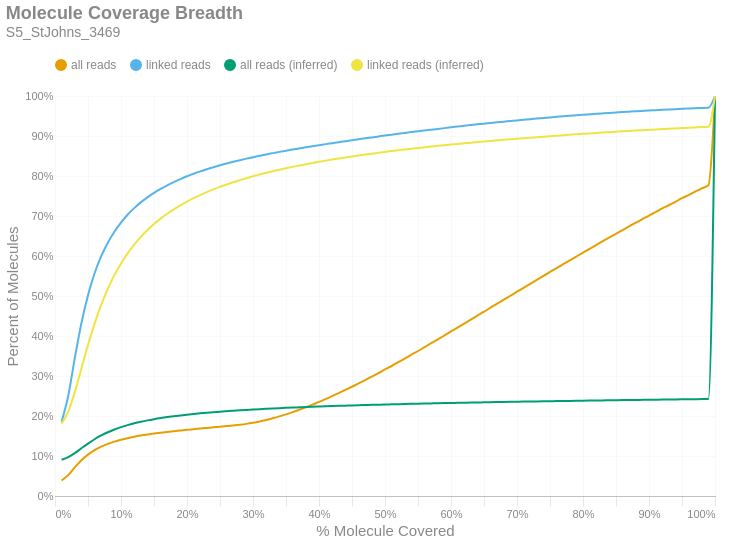

Here is the notebook cell this chart was saved with:
### Markdown cell above
### Molecule Read Coverage
This chart shows molecule coverage breadth as computed by the number of bases aligned to that molecule. In other words, "*how much of each unique long molecule is actually sequenced/aligned?*" Keep in mind there is a distinction between sequences and alignments, since some sequences belonging to a particular molecule may not align well and wouldn't appear in the alignment data. This chart also shows molecule coverage breadth as computed by the *inferred fragment* from which the aligned sequences originate. Unlike read coverage, this calculation takes into account the total insert size, including unsequenced gaps between the forward and reverse reads. Like the previous figures, these are cumulative percents.

### Code cell
if SKIPLR:
    print_html(f"Skipped")
else:
    binned_df = consolidated_hist(valids['coverage_bp'], mask, 0.01, True)
    binned_df_inf = consolidated_hist(valids['coverage_inserts'], mask, 0.01, True)
    binned_df = binned_df.with_columns(pl.lit(binned_df_inf['all reads (cumsum)']).alias('all reads (inferred)'))
    binned_df = binned_df.with_columns(pl.lit(binned_df_inf['linked reads (cumsum)']).alias('linked reads (inferred)'))
    binned_df = binned_df.with_columns(
        (pl.col('bin').cast(pl.Float64) + 0.01).alias('right_edge')
    )

    with SafeRender(binned_df):
        (
            density_plot(binned_df, 'Molecule Coverage Breadth', samplename, 'molcov', ['all reads (inferred)','linked reads (inferred)'])
            .encode(
                #x=alt.X('bin:Q', title="% Molecule Covered").axis(format = '%').scale(padding=0),
                x=alt.X('right_edge:Q', title="% Molecule Covered").axis(format='%').scale(padding=0),
                y=alt.Y('value:Q', title='Percent of Molecules')
                    .axis(format='%')
                    .stack(False)
                    .scale(domainMin=0, padding=0),
                color=alt.Color("key:N").scale(domain = ["all reads", "linked reads", "all reads (inferred)", "linked reads (inferred)"]),
                tooltip = [
                    alt.Tooltip("key:N", title = "Data Type"),
                    alt.Tooltip("range_label:N", title="% Molecule Covered"),
                    alt.Tooltip("value:Q", format = ".2%", title="% Molecules")
                ]
            )
        ).display()

### Figure 1 — Vega-Lite specification as saved in the notebook (floating-point values rounded to 4 significant figures)
{"width": "container", "height": 400, "config": {"title": {"anchor": "start", "dy": -15, "fontSize": 18, "color": "#888888", "subtitleColor": "#888888", "subtitleFontSize": 14}, "arc": {"fill": "#0072B2"}, "axis": {"domainColor": "#888888", "domainWidth": 0.5, "gridWidth": 0.2, "grid": false, "titleFontWeight": 400, "titleFontSize": 15, "labelFontSize": 11, "labelColor": "#888888", "tickColor": "#888888", "tickWidth": 0.2, "titleColor": "#888888"}, "axisBand": {"grid": false}, "axisX": {"grid": true, "tickSize": 10, "domainCap": "round"}, "axisY": {"domain": false, "grid": true, "tickSize": 0, "domainCap": "round"}, "background": "transparent", "header": {"labelFontSize": 15, "labelColor": "#888888", "titleFontSize": 15, "titleFontWeight": 600, "titleColor": "#888888"}, "legend": {"labelFont": "sans-serif", "labelFontSize": 12, "labelColor": "#888888", "symbolSize": 100, "symbolType": "circle", "titleFontSize": 12, "titlePadding": 10, "titleColor": "#888888", "title": null, "orient": "top"}, "range": {"category": ["#E69F00", "#56B4E9", "#009E73", "#F0E442", "#0072B2", "#D55E00", "#CC79A7", "#000000"], "diverging": ["#cfe8f3", "#a2d4ec", "#73bfe2", "#46abdb", "#1696d2", "#12719e"]}, "area": {"fill": "#0072B2", "fillOpacity": 0.7, "line": true, "strokeOpacity": 0.7}, "line": {"color": "#0072B2", "stroke": "#0072B2", "strokeWidth": 2}, "trail": {"color": "#0072B2", "stroke": "#0072B2", "strokeWidth": 0, "size": 1}, "point": {"filled": true, "fillOpacity": 1.0, "size": 95}, "text": {"color": "#888888", "fontSize": 11, "align": "right", "fontWeight": 400, "size": 11}, "bar": {"fill": "#0072B2", "stroke": null}, "view": {"stroke": null, "continuousWidth": 660, "continuousHeight": 400}}, "data": {"name": "data-e1f10a88927af6122169a20fdfe0f39d"}, "mark": {"type": "line", "interpolate": "monotone", "point": {"opacity": 0, "size": 275}}, "encoding": {"color": {"field": "key", "scale": {"domain": ["all reads", "linked reads", "all reads (inferred)", "linked reads (inferred)"]}, "type": "nominal"}, "tooltip": [{"field": "key", "title": "Data Type", "type": "nominal"}, {"field": "range_label", "title": "% Molecule Covered", "type": "nominal"}, {"field": "value", "format": ".2%", "title": "% Molecules", "type": "quantitative"}], "x": {"axis": {"format": "%"}, "field": "right_edge", "scale": {"padding": 0}, "title": "% Molecule Covered", "type": "quantitative"}, "y": {"axis": {"format": "%"}, "field": "value", "scale": {"domainMin": 0, "padding": 0}, "stack": false, "title": "Percent of Molecules", "type": "quantitative"}}, "params": [{"name": "param_c36ac31b6afebe62", "select": {"type": "point", "fields": ["key"]}, "bind": "legend"}], "title": {"text": "Molecule Coverage Breadth", "subtitle": "S5_StJohns_3469"}, "transform": [{"fold": ["all reads (cumsum)", "linked reads (cumsum)", "all reads (inferred)", "linked reads (inferred)"]}, {"calculate": "replace(datum.key, ' (cumsum)', '')", "as": "key"}, {"filter": {"param": "param_c36ac31b6afebe62"}}], "usermeta": {"embedOptions": {"downloadFileName": "S5_StJohns_3469.molcov"}}, "$schema": "https://vega.github.io/schema/vega-lite/v6.1.0.json", "datasets": {"data-e1f10a88927af6122169a20fdfe0f39d": [{"bin": "0.0", "interval": "0.0-0.01", "all reads": 0.03881, "linked reads": 0.1859, "all reads (cumsum)": 0.03881, "linked reads (cumsum)": 0.1859, "range_label": "0.0-0.01", "all reads (inferred)": 0.09061, "linked reads (inferred)": 0.1805, "right_edge": 0.01}, {"bin": "0.01", "interval": "0.01-0.02", "all reads": 0.01332, "linked reads": 0.0642, "all reads (cumsum)": 0.05213, "linked reads (cumsum)": 0.2501, "range_label": "0.01-0.02", "all reads (inferred)": 0.09708, "linked reads (inferred)": 0.2108, "right_edge": 0.02}, {"bin": "0.02", "interval": "0.02-0.03", "all reads": 0.01932, "linked reads": 0.09469, "all reads (cumsum)": 0.07145, "linked reads (cumsum)": 0.3448, "range_label": "0.02-0.03", "all reads (inferred)": 0.1071, "linked reads (inferred)": 0.2596, "right_edge": 0.03}, {"bin": "0.03", "interval": "0.03-0.04", "all reads": 0.01777, "linked reads": 0.08729, "all reads (cumsum)": 0.08922, "linked reads (cumsum)": 0.432, "range_label": "0.03-0.04", "all reads (inferred)": 0.1192, "linked reads (inferred)": 0.3189, "right_edge": 0.04}, {"bin": "0.04", "interval": "0.04-0.05", "all reads": 0.01425, "linked reads": 0.0701, "all reads (cumsum)": 0.1035, "linked reads (cumsum)": 0.5021, "range_label": "0.04-0.05", "all reads (inferred)": 0.1311, "linked reads (inferred)": 0.3775, "right_edge": 0.05}, {"bin": "0.05", "interval": "0.05-0.06", "all reads": 0.01113, "linked reads": 0.05466, "all reads (cumsum)": 0.1146, "linked reads (cumsum)": 0.5568, "range_label": "0.05-0.06", "all reads (inferred)": 0.1419, "linked reads (inferred)": 0.431, "right_edge": 0.06}, {"bin": "0.06", "interval": "0.06-0.07", "all reads": 0.008699, "linked reads": 0.04268, "all reads (cumsum)": 0.1233, "linked reads (cumsum)": 0.5995, "range_label": "0.06-0.07", "all reads (inferred)": 0.1513, "linked reads (inferred)": 0.4776, "right_edge": 0.07}, {"bin": "0.07", "interval": "0.07-0.08", "all reads": 0.00689, "linked reads": 0.03375, "all reads (cumsum)": 0.1302, "linked reads (cumsum)": 0.6332, "range_label": "0.07-0.08", "all reads (inferred)": 0.1594, "linked reads (inferred)": 0.518, "right_edge": 0.08}, {"bin": "0.08", "interval": "0.08-0.09", "all reads": 0.005638, "linked reads": 0.02754, "all reads (cumsum)": 0.1358, "linked reads (cumsum)": 0.6608, "range_label": "0.08-0.09", "all reads (inferred)": 0.1663, "linked reads (inferred)": 0.5521, "right_edge": 0.09}, {"bin": "0.09", "interval": "0.09-0.1", "all reads": 0.004706, "linked reads": 0.02285, "all reads (cumsum)": 0.1405, "linked reads (cumsum)": 0.6836, "range_label": "0.09-0.1", "all reads (inferred)": 0.1722, "linked reads (inferred)": 0.5812, "right_edge": 0.1}, {"bin": "0.1", "interval": "0.1-0.11", "all reads": 0.004023, "linked reads": 0.01952, "all reads (cumsum)": 0.1446, "linked reads (cumsum)": 0.7031, "range_label": "0.1-0.11", "all reads (inferred)": 0.1773, "linked reads (inferred)": 0.6066, "right_edge": 0.11}, {"bin": "0.11", "interval": "0.11-0.12", "all reads": 0.003424, "linked reads": 0.01655, "all reads (cumsum)": 0.148, "linked reads (cumsum)": 0.7197, "range_label": "0.11-0.12", "all reads (inferred)": 0.1817, "linked reads (inferred)": 0.6284, "right_edge": 0.12}, {"bin": "0.12", "interval": "0.12-0.13", "all reads": 0.002994, "linked reads": 0.01438, "all reads (cumsum)": 0.151, "linked reads (cumsum)": 0.7341, "range_label": "0.12-0.13", "all reads (inferred)": 0.1856, "linked reads (inferred)": 0.6477, "right_edge": 0.13}, {"bin": "0.13", "interval": "0.13-0.14", "all reads": 0.002616, "linked reads": 0.01246, "all reads (cumsum)": 0.1536, "linked reads (cumsum)": 0.7465, "range_label": "0.13-0.14", "all reads (inferred)": 0.189, "linked reads (inferred)": 0.6649, "right_edge": 0.14}, {"bin": "0.14", "interval": "0.14-0.15", "all reads": 0.002382, "linked reads": 0.01118, "all reads (cumsum)": 0.156, "linked reads (cumsum)": 0.7577, "range_label": "0.14-0.15", "all reads (inferred)": 0.1921, "linked reads (inferred)": 0.68, "right_edge": 0.15}, {"bin": "0.15", "interval": "0.15-0.16", "all reads": 0.002144, "linked reads": 0.009991, "all reads (cumsum)": 0.1581, "linked reads (cumsum)": 0.7677, "range_label": "0.15-0.16", "all reads (inferred)": 0.1948, "linked reads (inferred)": 0.6935, "right_edge": 0.16}, {"bin": "0.16", "interval": "0.16-0.17", "all reads": 0.001999, "linked reads": 0.009122, "all reads (cumsum)": 0.1601, "linked reads (cumsum)": 0.7768, "range_label": "0.16-0.17", "all reads (inferred)": 0.1973, "linked reads (inferred)": 0.7056, "right_edge": 0.17}, {"bin": "0.17", "interval": "0.17-0.18", "all reads": 0.001833, "linked reads": 0.008096, "all reads (cumsum)": 0.1619, "linked reads (cumsum)": 0.7849, "range_label": "0.17-0.18", "all reads (inferred)": 0.1995, "linked reads (inferred)": 0.7167, "right_edge": 0.18}, {"bin": "0.18", "interval": "0.18-0.19", "all reads": 0.001727, "linked reads": 0.007432, "all reads (cumsum)": 0.1637, "linked reads (cumsum)": 0.7924, "range_label": "0.18-0.19", "all reads (inferred)": 0.2015, "linked reads (inferred)": 0.7267, "right_edge": 0.19}, {"bin": "0.19", "interval": "0.19-0.2", "all reads": 0.001691, "linked reads": 0.006959, "all reads (cumsum)": 0.1654, "linked reads (cumsum)": 0.7993, "range_label": "0.19-0.2", "all reads (inferred)": 0.2034, "linked reads (inferred)": 0.736, "right_edge": 0.2}, {"bin": "0.2", "interval": "0.2-0.21", "all reads": 0.001595, "linked reads": 0.006296, "all reads (cumsum)": 0.167, "linked reads (cumsum)": 0.8056, "range_label": "0.2-0.21", "all reads (inferred)": 0.2051, "linked reads (inferred)": 0.7445, "right_edge": 0.21}, {"bin": "0.21", "interval": "0.21-0.22", "all reads": 0.001581, "linked reads": 0.005871, "all reads (cumsum)": 0.1685, "linked reads (cumsum)": 0.8115, "range_label": "0.21-0.22", "all reads (inferred)": 0.2067, "linked reads (inferred)": 0.7524, "right_edge": 0.22}, {"bin": "0.22", "interval": "0.22-0.23", "all reads": 0.001533, "linked reads": 0.00539, "all reads (cumsum)": 0.1701, "linked reads (cumsum)": 0.8169, "range_label": "0.22-0.23", "all reads (inferred)": 0.2082, "linked reads (inferred)": 0.7597, "right_edge": 0.23}, {"bin": "0.23", "interval": "0.23-0.24", "all reads": 0.001521, "linked reads": 0.005035, "all reads (cumsum)": 0.1716, "linked reads (cumsum)": 0.8219, "range_label": "0.23-0.24", "all reads (inferred)": 0.2096, "linked reads (inferred)": 0.7665, "right_edge": 0.24}, {"bin": "0.24", "interval": "0.24-0.25", "all reads": 0.001537, "linked reads": 0.004783, "all reads (cumsum)": 0.1731, "linked reads (cumsum)": 0.8267, "range_label": "0.24-0.25", "all reads (inferred)": 0.2109, "linked reads (inferred)": 0.7729, "right_edge": 0.25}, {"bin": "0.25", "interval": "0.25-0.26", "all reads": 0.001573, "linked reads": 0.004525, "all reads (cumsum)": 0.1747, "linked reads (cumsum)": 0.8312, "range_label": "0.25-0.26", "all reads (inferred)": 0.2121, "linked reads (inferred)": 0.7787, "right_edge": 0.26}, {"bin": "0.26", "interval": "0.26-0.27", "all reads": 0.001627, "linked reads": 0.004333, "all reads (cumsum)": 0.1763, "linked reads (cumsum)": 0.8355, "range_label": "0.26-0.27", "all reads (inferred)": 0.2132, "linked reads (inferred)": 0.7844, "right_edge": 0.27}, {"bin": "0.27", "interval": "0.27-0.28", "all reads": 0.001823, "linked reads": 0.004043, "all reads (cumsum)": 0.1782, "linked reads (cumsum)": 0.8396, "range_label": "0.27-0.28", "all reads (inferred)": 0.2143, "linked reads (inferred)": 0.7896, "right_edge": 0.28}, {"bin": "0.28", "interval": "0.28-0.29", "all reads": 0.002163, "linked reads": 0.003801, "all reads (cumsum)": 0.1803, "linked reads (cumsum)": 0.8434, "range_label": "0.28-0.29", "all reads (inferred)": 0.2153, "linked reads (inferred)": 0.7946, "right_edge": 0.29}, {"bin": "0.29", "interval": "0.29-0.3", "all reads": 0.002753, "linked reads": 0.003714, "all reads (cumsum)": 0.1831, "linked reads (cumsum)": 0.8471, "range_label": "0.29-0.3", "all reads (inferred)": 0.2163, "linked reads (inferred)": 0.7993, "right_edge": 0.3}, {"bin": "0.3", "interval": "0.3-0.31", "all reads": 0.003247, "linked reads": 0.003489, "all reads (cumsum)": 0.1863, "linked reads (cumsum)": 0.8506, "range_label": "0.3-0.31", "all reads (inferred)": 0.2172, "linked reads (inferred)": 0.8038, "right_edge": 0.31}, {"bin": "0.31", "interval": "0.31-0.32", "all reads": 0.003808, "linked reads": 0.003421, "all reads (cumsum)": 0.1901, "linked reads (cumsum)": 0.854, "range_label": "0.31-0.32", "all reads (inferred)": 0.218, "linked reads (inferred)": 0.8079, "right_edge": 0.32}, {"bin": "0.32", "interval": "0.32-0.33", "all reads": 0.00426, "linked reads": 0.003139, "all reads (cumsum)": 0.1944, "linked reads (cumsum)": 0.8572, "range_label": "0.32-0.33", "all reads (inferred)": 0.2188, "linked reads (inferred)": 0.812, "right_edge": 0.33}, {"bin": "0.33", "interval": "0.33-0.34", "all reads": 0.004654, "linked reads": 0.003156, "all reads (cumsum)": 0.199, "linked reads (cumsum)": 0.8603, "range_label": "0.33-0.34", "all reads (inferred)": 0.2196, "linked reads (inferred)": 0.8158, "right_edge": 0.34}, {"bin": "0.34", "interval": "0.34-0.35", "all reads": 0.0051, "linked reads": 0.002962, "all reads (cumsum)": 0.2041, "linked reads (cumsum)": 0.8633, "range_label": "0.34-0.35", "all reads (inferred)": 0.2204, "linked reads (inferred)": 0.8194, "right_edge": 0.35}, {"bin": "0.35", "interval": "0.35-0.36", "all reads": 0.005503, "linked reads": 0.002912, "all reads (cumsum)": 0.2096, "linked reads (cumsum)": 0.8662, "range_label": "0.35-0.36", "all reads (inferred)": 0.2211, "linked reads (inferred)": 0.8228, "right_edge": 0.36}, {"bin": "0.36", "interval": "0.36-0.37", "all reads": 0.005862, "linked reads": 0.002843, "all reads (cumsum)": 0.2155, "linked reads (cumsum)": 0.869, "range_label": "0.36-0.37", "all reads (inferred)": 0.2217, "linked reads (inferred)": 0.8261, "right_edge": 0.37}, {"bin": "0.37", "interval": "0.37-0.38", "all reads": 0.006222, "linked reads": 0.002752, "all reads (cumsum)": 0.2217, "linked reads (cumsum)": 0.8718, "range_label": "0.37-0.38", "all reads (inferred)": 0.2224, "linked reads (inferred)": 0.8293, "right_edge": 0.38}, {"bin": "0.38", "interval": "0.38-0.39", "all reads": 0.006526, "linked reads": 0.002628, "all reads (cumsum)": 0.2283, "linked reads (cumsum)": 0.8744, "range_label": "0.38-0.39", "all reads (inferred)": 0.223, "linked reads (inferred)": 0.8325, "right_edge": 0.39}, {"bin": "0.39", "interval": "0.39-0.4", "all reads": 0.006974, "linked reads": 0.002694, "all reads (cumsum)": 0.2352, "linked reads (cumsum)": 0.8771, "range_label": "0.39-0.4", "all reads (inferred)": 0.2236, "linked reads (inferred)": 0.8355, "right_edge": 0.4}, {"bin": "0.4", "interval": "0.4-0.41", "all reads": 0.007007, "linked reads": 0.002591, "all reads (cumsum)": 0.2422, "linked reads (cumsum)": 0.8797, "range_label": "0.4-0.41", "all reads (inferred)": 0.2243, "linked reads (inferred)": 0.8385, "right_edge": 0.41}, {"bin": "0.41", "interval": "0.41-0.42", "all reads": 0.00743, "linked reads": 0.002456, "all reads (cumsum)": 0.2497, "linked reads (cumsum)": 0.8821, "range_label": "0.41-0.42", "all reads (inferred)": 0.2248, "linked reads (inferred)": 0.8412, "right_edge": 0.42}, {"bin": "0.42", "interval": "0.42-0.43", "all reads": 0.007665, "linked reads": 0.002497, "all reads (cumsum)": 0.2573, "linked reads (cumsum)": 0.8846, "range_label": "0.42-0.43", "all reads (inferred)": 0.2254, "linked reads (inferred)": 0.8438, "right_edge": 0.43}, {"bin": "0.43", "interval": "0.43-0.44", "all reads": 0.007761, "linked reads": 0.002379, "all reads (cumsum)": 0.2651, "linked reads (cumsum)": 0.887, "range_label": "0.43-0.44", "all reads (inferred)": 0.2259, "linked reads (inferred)": 0.8463, "right_edge": 0.44}, {"bin": "0.44", "interval": "0.44-0.45", "all reads": 0.008091, "linked reads": 0.002411, "all reads (cumsum)": 0.2732, "linked reads (cumsum)": 0.8894, "range_label": "0.44-0.45", "all reads (inferred)": 0.2264, "linked reads (inferred)": 0.8489, "right_edge": 0.45}, {"bin": "0.45", "interval": "0.45-0.46", "all reads": 0.008301, "linked reads": 0.002475, "all reads (cumsum)": 0.2815, "linked reads (cumsum)": 0.8919, "range_label": "0.45-0.46", "all reads (inferred)": 0.2269, "linked reads (inferred)": 0.8513, "right_edge": 0.46}, {"bin": "0.46", "interval": "0.46-0.47", "all reads": 0.008397, "linked reads": 0.002406, "all reads (cumsum)": 0.2899, "linked reads (cumsum)": 0.8943, "range_label": "0.46-0.47", "all reads (inferred)": 0.2274, "linked reads (inferred)": 0.8536, "right_edge": 0.47}, {"bin": "0.47", "interval": "0.47-0.48", "all reads": 0.008654, "linked reads": 0.002161, "all reads (cumsum)": 0.2985, "linked reads (cumsum)": 0.8965, "range_label": "0.47-0.48", "all reads (inferred)": 0.2278, "linked reads (inferred)": 0.8559, "right_edge": 0.48}, {"bin": "0.48", "interval": "0.48-0.49", "all reads": 0.008473, "linked reads": 0.002306, "all reads (cumsum)": 0.307, "linked reads (cumsum)": 0.8988, "range_label": "0.48-0.49", "all reads (inferred)": 0.2283, "linked reads (inferred)": 0.8581, "right_edge": 0.49}, {"bin": "0.49", "interval": "0.49-0.5", "all reads": 0.009659, "linked reads": 0.002357, "all reads (cumsum)": 0.3167, "linked reads (cumsum)": 0.9011, "range_label": "0.49-0.5", "all reads (inferred)": 0.2287, "linked reads (inferred)": 0.8603, "right_edge": 0.5}, {"bin": "0.5", "interval": "0.5-0.51", "all reads": 0.008342, "linked reads": 0.002127, "all reads (cumsum)": 0.325, "linked reads (cumsum)": 0.9033, "range_label": "0.5-0.51", "all reads (inferred)": 0.2292, "linked reads (inferred)": 0.8623, "right_edge": 0.51}, {"bin": "0.51", "interval": "0.51-0.52", "all reads": 0.009484, "linked reads": 0.002213, "all reads (cumsum)": 0.3345, "linked reads (cumsum)": 0.9055, "range_label": "0.51-0.52", "all reads (inferred)": 0.2296, "linked reads (inferred)": 0.8643, "right_edge": 0.52}, {"bin": "0.52", "interval": "0.52-0.53", "all reads": 0.009197, "linked reads": 0.002099, "all reads (cumsum)": 0.3437, "linked reads (cumsum)": 0.9076, "range_label": "0.52-0.53", "all reads (inferred)": 0.23, "linked reads (inferred)": 0.8663, "right_edge": 0.53}, {"bin": "0.53", "interval": "0.53-0.54", "all reads": 0.009463, "linked reads": 0.002149, "all reads (cumsum)": 0.3532, "linked reads (cumsum)": 0.9097, "range_label": "0.53-0.54", "all reads (inferred)": 0.2304, "linked reads (inferred)": 0.8682, "right_edge": 0.54}, {"bin": "0.54", "interval": "0.54-0.55", "all reads": 0.009369, "linked reads": 0.002083, "all reads (cumsum)": 0.3625, "linked reads (cumsum)": 0.9118, "range_label": "0.54-0.55", "all reads (inferred)": 0.2308, "linked reads (inferred)": 0.87, "right_edge": 0.55}, {"bin": "0.55", "interval": "0.55-0.56", "all reads": 0.009739, "linked reads": 0.001984, "all reads (cumsum)": 0.3723, "linked reads (cumsum)": 0.9138, "range_label": "0.55-0.56", "all reads (inferred)": 0.2311, "linked reads (inferred)": 0.8718, "right_edge": 0.56}, {"bin": "0.56", "interval": "0.56-0.57", "all reads": 0.009712, "linked reads": 0.00195, "all reads (cumsum)": 0.382, "linked reads (cumsum)": 0.9157, "range_label": "0.56-0.57", "all reads (inferred)": 0.2315, "linked reads (inferred)": 0.8736, "right_edge": 0.57}, {"bin": "0.57", "interval": "0.57-0.58", "all reads": 0.00951, "linked reads": 0.00194, "all reads (cumsum)": 0.3915, "linked reads (cumsum)": 0.9177, "range_label": "0.57-0.58", "all reads (inferred)": 0.2319, "linked reads (inferred)": 0.8754, "right_edge": 0.58}, {"bin": "0.58", "interval": "0.58-0.59", "all reads": 0.009797, "linked reads": 0.002002, "all reads (cumsum)": 0.4013, "linked reads (cumsum)": 0.9197, "range_label": "0.58-0.59", "all reads (inferred)": 0.2322, "linked reads (inferred)": 0.8771, "right_edge": 0.59}, {"bin": "0.59", "interval": "0.59-0.6", "all reads": 0.01005, "linked reads": 0.002052, "all reads (cumsum)": 0.4113, "linked reads (cumsum)": 0.9217, "range_label": "0.59-0.6", "all reads (inferred)": 0.2326, "linked reads (inferred)": 0.8787, "right_edge": 0.6}, {"bin": "0.6", "interval": "0.6-0.61", "all reads": 0.00959, "linked reads": 0.001893, "all reads (cumsum)": 0.4209, "linked reads (cumsum)": 0.9236, "range_label": "0.6-0.61", "all reads (inferred)": 0.2329, "linked reads (inferred)": 0.8803, "right_edge": 0.61}, {"bin": "0.61", "interval": "0.61-0.62", "all reads": 0.01014, "linked reads": 0.001945, "all reads (cumsum)": 0.4311, "linked reads (cumsum)": 0.9256, "range_label": "0.61-0.62", "all reads (inferred)": 0.2332, "linked reads (inferred)": 0.8818, "right_edge": 0.62}, {"bin": "0.62", "interval": "0.62-0.63", "all reads": 0.009884, "linked reads": 0.001792, "all reads (cumsum)": 0.4409, "linked reads (cumsum)": 0.9274, "range_label": "0.62-0.63", "all reads (inferred)": 0.2336, "linked reads (inferred)": 0.8834, "right_edge": 0.63}, {"bin": "0.63", "interval": "0.63-0.64", "all reads": 0.009907, "linked reads": 0.001724, "all reads (cumsum)": 0.4508, "linked reads (cumsum)": 0.9291, "range_label": "0.63-0.64", "all reads (inferred)": 0.2339, "linked reads (inferred)": 0.8849, "right_edge": 0.64}, {"bin": "0.64", "interval": "0.64-0.65", "all reads": 0.009864, "linked reads": 0.001688, "all reads (cumsum)": 0.4607, "linked reads (cumsum)": 0.9308, "range_label": "0.64-0.65", "all reads (inferred)": 0.2342, "linked reads (inferred)": 0.8863, "right_edge": 0.65}, {"bin": "0.65", "interval": "0.65-0.66", "all reads": 0.01025, "linked reads": 0.001754, "all reads (cumsum)": 0.471, "linked reads (cumsum)": 0.9325, "range_label": "0.65-0.66", "all reads (inferred)": 0.2345, "linked reads (inferred)": 0.8878, "right_edge": 0.66}, {"bin": "0.66", "interval": "0.66-0.67", "all reads": 0.009771, "linked reads": 0.001661, "all reads (cumsum)": 0.4807, "linked reads (cumsum)": 0.9342, "range_label": "0.66-0.67", "all reads (inferred)": 0.2348, "linked reads (inferred)": 0.8892, "right_edge": 0.67}, {"bin": "0.67", "interval": "0.67-0.68", "all reads": 0.01001, "linked reads": 0.001618, "all reads (cumsum)": 0.4907, "linked reads (cumsum)": 0.9358, "range_label": "0.67-0.68", "all reads (inferred)": 0.2351, "linked reads (inferred)": 0.8906, "right_edge": 0.68}, {"bin": "0.68", "interval": "0.68-0.69", "all reads": 0.009843, "linked reads": 0.0016, "all reads (cumsum)": 0.5006, "linked reads (cumsum)": 0.9374, "range_label": "0.68-0.69", "all reads (inferred)": 0.2354, "linked reads (inferred)": 0.892, "right_edge": 0.69}, {"bin": "0.69", "interval": "0.69-0.7", "all reads": 0.01012, "linked reads": 0.001626, "all reads (cumsum)": 0.5107, "linked reads (cumsum)": 0.939, "range_label": "0.69-0.7", "all reads (inferred)": 0.2357, "linked reads (inferred)": 0.8933, "right_edge": 0.7}, {"bin": "0.7", "interval": "0.7-0.71", "all reads": 0.009807, "linked reads": 0.001512, "all reads (cumsum)": 0.5205, "linked reads (cumsum)": 0.9405, "range_label": "0.7-0.71", "all reads (inferred)": 0.236, "linked reads (inferred)": 0.8946, "right_edge": 0.71}, {"bin": "0.71", "interval": "0.71-0.72", "all reads": 0.009856, "linked reads": 0.001597, "all reads (cumsum)": 0.5304, "linked reads (cumsum)": 0.9421, "range_label": "0.71-0.72", "all reads (inferred)": 0.2363, "linked reads (inferred)": 0.8958, "right_edge": 0.72}, {"bin": "0.72", "interval": "0.72-0.73", "all reads": 0.009953, "linked reads": 0.001436, "all reads (cumsum)": 0.5403, "linked reads (cumsum)": 0.9436, "range_label": "0.72-0.73", "all reads (inferred)": 0.2365, "linked reads (inferred)": 0.8971, "right_edge": 0.73}, {"bin": "0.73", "interval": "0.73-0.74", "all reads": 0.009741, "linked reads": 0.001491, "all reads (cumsum)": 0.5501, "linked reads (cumsum)": 0.9451, "range_label": "0.73-0.74", "all reads (inferred)": 0.2368, "linked reads (inferred)": 0.8983, "right_edge": 0.74}, {"bin": "0.74", "interval": "0.74-0.75", "all reads": 0.01023, "linked reads": 0.001437, "all reads (cumsum)": 0.5603, "linked reads (cumsum)": 0.9465, "range_label": "0.74-0.75", "all reads (inferred)": 0.237, "linked reads (inferred)": 0.8995, "right_edge": 0.75}, {"bin": "0.75", "interval": "0.75-0.76", "all reads": 0.009494, "linked reads": 0.001356, "all reads (cumsum)": 0.5698, "linked reads (cumsum)": 0.9479, "range_label": "0.75-0.76", "all reads (inferred)": 0.2373, "linked reads (inferred)": 0.9006, "right_edge": 0.76}, {"bin": "0.76", "interval": "0.76-0.77", "all reads": 0.009633, "linked reads": 0.001292, "all reads (cumsum)": 0.5794, "linked reads (cumsum)": 0.9492, "range_label": "0.76-0.77", "all reads (inferred)": 0.2375, "linked reads (inferred)": 0.9018, "right_edge": 0.77}, {"bin": "0.77", "interval": "0.77-0.78", "all reads": 0.009628, "linked reads": 0.001321, "all reads (cumsum)": 0.5891, "linked reads (cumsum)": 0.9505, "range_label": "0.77-0.78", "all reads (inferred)": 0.2378, "linked reads (inferred)": 0.903, "right_edge": 0.78}, {"bin": "0.78", "interval": "0.78-0.79", "all reads": 0.009611, "linked reads": 0.001258, "all reads (cumsum)": 0.5987, "linked reads (cumsum)": 0.9517, "range_label": "0.78-0.79", "all reads (inferred)": 0.2381, "linked reads (inferred)": 0.9042, "right_edge": 0.79}, {"bin": "0.79", "interval": "0.79-0.8", "all reads": 0.01005, "linked reads": 0.001284, "all reads (cumsum)": 0.6087, "linked reads (cumsum)": 0.953, "range_label": "0.79-0.8", "all reads (inferred)": 0.2383, "linked reads (inferred)": 0.9053, "right_edge": 0.8}, {"bin": "0.8", "interval": "0.8-0.81", "all reads": 0.009198, "linked reads": 0.001193, "all reads (cumsum)": 0.6179, "linked reads (cumsum)": 0.9542, "range_label": "0.8-0.81", "all reads (inferred)": 0.2386, "linked reads (inferred)": 0.9064, "right_edge": 0.81}, {"bin": "0.81", "interval": "0.81-0.82", "all reads": 0.009439, "linked reads": 0.001184, "all reads (cumsum)": 0.6274, "linked reads (cumsum)": 0.9554, "range_label": "0.81-0.82", "all reads (inferred)": 0.2388, "linked reads (inferred)": 0.9075, "right_edge": 0.82}, {"bin": "0.82", "interval": "0.82-0.83", "all reads": 0.00959, "linked reads": 0.001135, "all reads (cumsum)": 0.6369, "linked reads (cumsum)": 0.9565, "range_label": "0.82-0.83", "all reads (inferred)": 0.239, "linked reads (inferred)": 0.9085, "right_edge": 0.83}, {"bin": "0.83", "interval": "0.83-0.84", "all reads": 0.009396, "linked reads": 0.00111, "all reads (cumsum)": 0.6463, "linked reads (cumsum)": 0.9576, "range_label": "0.83-0.84", "all reads (inferred)": 0.2393, "linked reads (inferred)": 0.9096, "right_edge": 0.84}, {"bin": "0.84", "interval": "0.84-0.85", "all reads": 0.009193, "linked reads": 0.001051, "all reads (cumsum)": 0.6555, "linked reads (cumsum)": 0.9587, "range_label": "0.84-0.85", "all reads (inferred)": 0.2395, "linked reads (inferred)": 0.9106, "right_edge": 0.85}, {"bin": "0.85", "interval": "0.85-0.86", "all reads": 0.009355, "linked reads": 0.001081, "all reads (cumsum)": 0.6649, "linked reads (cumsum)": 0.9598, "range_label": "0.85-0.86", "all reads (inferred)": 0.2397, "linked reads (inferred)": 0.9117, "right_edge": 0.86}, {"bin": "0.86", "interval": "0.86-0.87", "all reads": 0.009184, "linked reads": 0.001005, "all reads (cumsum)": 0.6741, "linked reads (cumsum)": 0.9608, "range_label": "0.86-0.87", "all reads (inferred)": 0.2399, "linked reads (inferred)": 0.9126, "right_edge": 0.87}, {"bin": "0.87", "interval": "0.87-0.88", "all reads": 0.009162, "linked reads": 0.001001, "all reads (cumsum)": 0.6832, "linked reads (cumsum)": 0.9618, "range_label": "0.87-0.88", "all reads (inferred)": 0.2402, "linked reads (inferred)": 0.9136, "right_edge": 0.88}, {"bin": "0.88", "interval": "0.88-0.89", "all reads": 0.008862, "linked reads": 0.000964, "all reads (cumsum)": 0.6921, "linked reads (cumsum)": 0.9627, "range_label": "0.88-0.89", "all reads (inferred)": 0.2404, "linked reads (inferred)": 0.9145, "right_edge": 0.89}, {"bin": "0.89", "interval": "0.89-0.9", "all reads": 0.009039, "linked reads": 0.0009385, "all reads (cumsum)": 0.7011, "linked reads (cumsum)": 0.9637, "range_label": "0.89-0.9", "all reads (inferred)": 0.2406, "linked reads (inferred)": 0.9154, "right_edge": 0.9}, {"bin": "0.9", "interval": "0.9-0.91", "all reads": 0.008343, "linked reads": 0.0008658, "all reads (cumsum)": 0.7095, "linked reads (cumsum)": 0.9645, "range_label": "0.9-0.91", "all reads (inferred)": 0.2408, "linked reads (inferred)": 0.9163, "right_edge": 0.91}, {"bin": "0.91", "interval": "0.91-0.92", "all reads": 0.009483, "linked reads": 0.0008942, "all reads (cumsum)": 0.719, "linked reads (cumsum)": 0.9654, "range_label": "0.91-0.92", "all reads (inferred)": 0.241, "linked reads (inferred)": 0.9172, "right_edge": 0.92}, {"bin": "0.92", "interval": "0.92-0.93", "all reads": 0.007944, "linked reads": 0.0008715, "all reads (cumsum)": 0.7269, "linked reads (cumsum)": 0.9663, "range_label": "0.92-0.93", "all reads (inferred)": 0.2412, "linked reads (inferred)": 0.918, "right_edge": 0.93}, {"bin": "0.93", "interval": "0.93-0.94", "all reads": 0.008593, "linked reads": 0.0008299, "all reads (cumsum)": 0.7355, "linked reads (cumsum)": 0.9671, "range_label": "0.93-0.94", "all reads (inferred)": 0.2414, "linked reads (inferred)": 0.9189, "right_edge": 0.94}, {"bin": "0.94", "interval": "0.94-0.95", "all reads": 0.009202, "linked reads": 0.0007969, "all reads (cumsum)": 0.7447, "linked reads (cumsum)": 0.9679, "range_label": "0.94-0.95", "all reads (inferred)": 0.2416, "linked reads (inferred)": 0.9198, "right_edge": 0.95}, {"bin": "0.95", "interval": "0.95-0.96", "all reads": 0.007394, "linked reads": 0.0007478, "all reads (cumsum)": 0.7521, "linked reads (cumsum)": 0.9687, "range_label": "0.95-0.96", "all reads (inferred)": 0.2418, "linked reads (inferred)": 0.9207, "right_edge": 0.96}, {"bin": "0.96", "interval": "0.96-0.97", "all reads": 0.0086, "linked reads": 0.000727, "all reads (cumsum)": 0.7607, "linked reads (cumsum)": 0.9694, "range_label": "0.96-0.97", "all reads (inferred)": 0.242, "linked reads (inferred)": 0.9215, "right_edge": 0.97}, {"bin": "0.97", "interval": "0.97-0.98", "all reads": 0.008476, "linked reads": 0.0006609, "all reads (cumsum)": 0.7692, "linked reads (cumsum)": 0.9701, "range_label": "0.97-0.98", "all reads (inferred)": 0.2422, "linked reads (inferred)": 0.9224, "right_edge": 0.98}, {"bin": "0.98", "interval": "0.98-0.99", "all reads": 0.007477, "linked reads": 0.0006742, "all reads (cumsum)": 0.7767, "linked reads (cumsum)": 0.9707, "range_label": "0.98-0.99", "all reads (inferred)": 0.2425, "linked reads (inferred)": 0.9233, "right_edge": 0.99}, {"bin": "0.99", "interval": "0.99-1.0", "all reads": 0.2233, "linked reads": 0.02925, "all reads (cumsum)": 1.0, "linked reads (cumsum)": 1.0, "range_label": "0.99-1.0", "all reads (inferred)": 1.0, "linked reads (inferred)": 1.0, "right_edge": 1.0}]}}
